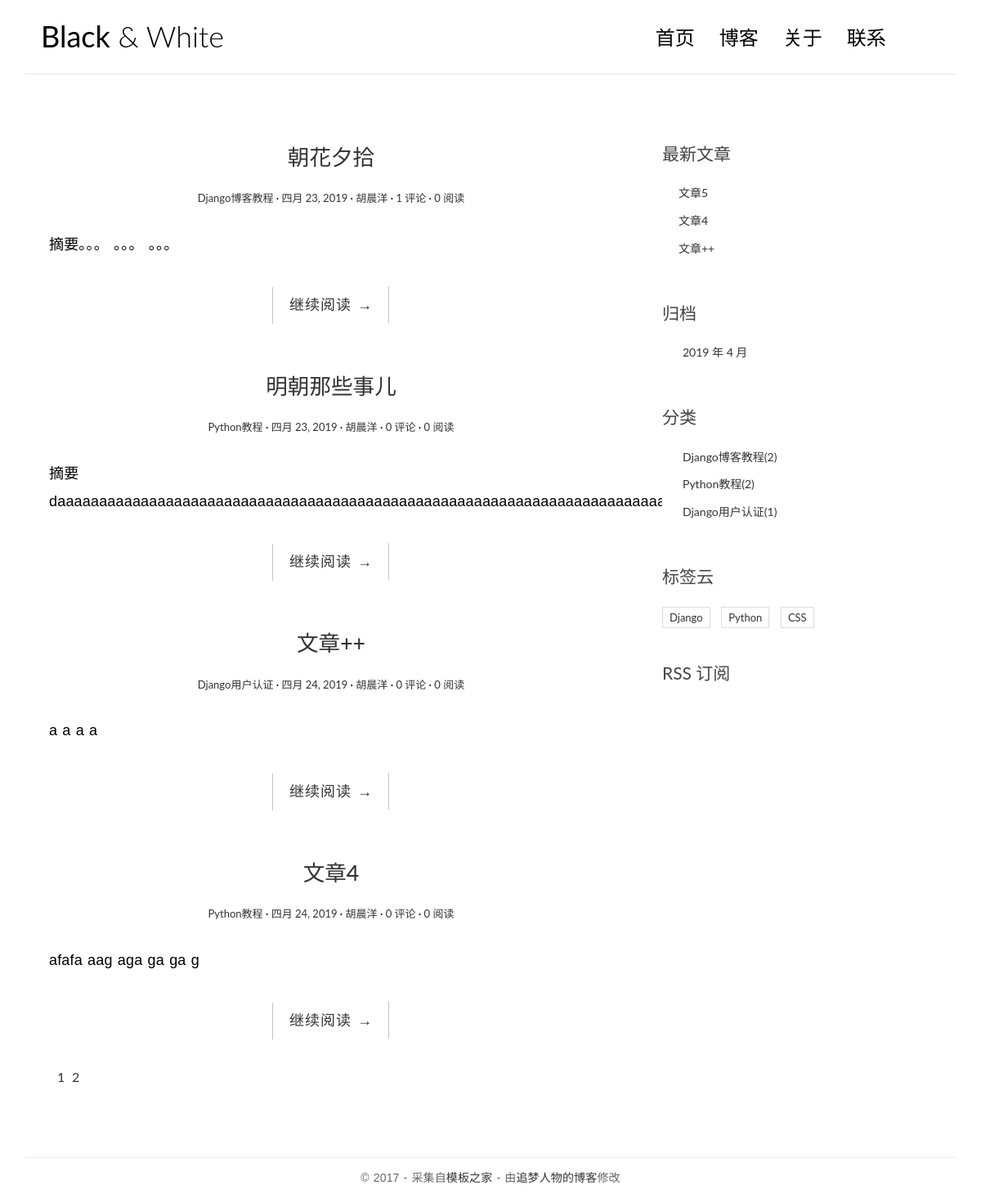
Page /blog/1/ on the committed database.
### blog/models.py (models this page shows, shortened)
class Article(models.Model):
    atitle = models.CharField(max_length=50)
    create_time = models.DateField(auto_now_add=True)
    author = models.CharField(max_length=20)
    read_count = models.IntegerField(default=0)
    abstract = models.TextField()
    content = models.TextField()
    aclassify = models.ForeignKey('Classify', on_delete=models.CASCADE)
    def __str__(self):
        return self.atitle

class Classify(models.Model):
    fname = models.CharField(max_length=20)

class Comment(models.Model):
    cname = models.CharField(max_length=20)
    email = models.EmailField()
    address = models.CharField(max_length=50)
    comcontent = models.TextField()
    carticle = models.ForeignKey('Article', on_delete=models.CASCADE)

class Label(models.Model):
    lname = models.CharField(max_length=20)
    larticle = models.ManyToManyField(to='Article')

### blog/views.py (the view)
# urls.py: url(r'^(\d+)/$', views.index, name='index'),
def index(request, i):
    article_all = Article.objects.all()
    articles = article_all[(int(i)-1)*4:(int(i)-1)*4+4]
    print(articles, articles[0].create_time.year)
    articles1 = article_all[len(article_all) - 3:len(article_all) + 1]
    l1 = []
    for art in article_all:
        l1.append(str(art.create_time.year)+' 年 '+str(art.create_time.month)+' 月')
    l2 = list(set(l1))
    l2.sort(key=l1.index)
    l3 = []
    for i in range(int(len(article_all)/4)+1):
        l3.append(str(i+1))
    classifies = Classify.objects.all()
    labels = Label.objects.all()
    comments = Comment.objects.all()
    context = {'articles': articles, 'article_all': article_all, 'articles1': articles1, 'date': l2, 'page':l3,'classifies': classifies, 'labels': labels, 'comments':comments}
    return render(request, 'blog/index.html', context)

### templates/blog/index.html (shortened to what this page needs)
<!DOCTYPE html>
<html>
<head>
    <link rel="stylesheet" href="/static/css/bootstrap.min.css">
    <link rel="stylesheet" href="http://code.ionicframework.com/ionicons/2.0.1/css/ionicons.min.css">
    <link rel="stylesheet" href="/static/css/pace.css">
    <link rel="stylesheet" href="/static/css/custom.css">
</head>
<body>
<div class="container">
    <header id="site-header">
        <div class="row">
            <div class="col-md-4 col-sm-5 col-xs-8">
                <div class="logo">
                    <h1><a href="index.html"><b>Black</b> &amp; White</a></h1>
                </div>
            </div>
            <div class="col-md-8 col-sm-7 col-xs-4">
                <nav class="main-nav" role="navigation">
                    <div class="collapse navbar-collapse" id="bs-example-navbar-collapse-1">
                        <ul class="nav navbar-nav navbar-right">
                            <li class="cl-effect-11"><a href="index.html" data-hover="首页">首页</a></li>
                            <li class="cl-effect-11"><a href="full-width.html" data-hover="博客">博客</a></li>
                            <li class="cl-effect-11"><a href="about.html" data-hover="关于">关于</a></li>
                            <li class="cl-effect-11"><a href="contact.html" data-hover="联系">联系</a></li>
                        </ul>
                    </div>
                </nav>
            </div>
        </div>
    </header>
</div>
<div class="content-body">
    <div class="container">
        <div class="row">
            <main class="col-md-8">
                {% for article in articles %}
                <article class="post post-1">
                    <header class="entry-header">
                        <h1 class="entry-title">
                            <a href="{% url 'blog:single' article.id %}">{{article.atitle}}</a>
                        </h1>
                        <div class="entry-meta">
                            {% for class in classifies %}
                                {% if class.id == article.aclassify_id %}
                                    <span class="post-category"><a href="#">{{class.fname}}</a></span>
                                {% endif %}
                            {% endfor %}
                            <span class="post-date"><a href="#"><time class="entry-date"
                                                                      datetime="2012-11-09T23:15:57+00:00">{{article.create_time}}</time></a></span>
                            <span class="post-author"><a href="#">{{article.author}}</a></span>
                            <span class="comments-link"><a href="#">{{article.comment_set.all|length}} 评论</a></span>
                            <span class="views-count"><a href="#">{{article.read_count}} 阅读</a></span>
                        </div>
                    </header>
                    <div class="entry-content clearfix">
                        <p>{{article.abstract}}</p>
                        <div class="read-more cl-effect-14">
                            <a href="#" class="more-link">继续阅读 <span class="meta-nav">→</span></a>
                        </div>
                    </div>
                </article>
                {% endfor %}
                <div class="pagination">
                    <ul>
                        {% for i in page %}
                            <li><a href="{% url 'blog:index' i %}">{{i}}</a></li>
                        {% endfor%}
                    </ul>
                </div>
            </main>
            <aside class="col-md-4">
                <div class="widget widget-recent-posts">
                    <h3 class="widget-title">最新文章</h3>
                    <ul>
                        {% for article in articles1 reversed %}
                            <li>
                                <a href="{% url 'blog:single' article.id %}">{{article.atitle}}</a>
                            </li>
                        {% endfor %}
                    </ul>
                </div>
                <div class="widget widget-archives">
                    <h3 class="widget-title">归档</h3>
                    <ul>
                        {% for i in date%}
                            <li>
                            <a href="#">{{i}}</a>
                            </li>
                        {% endfor %}
                    </ul>
                </div>
                <div class="widget widget-category">
                    <h3 class="widget-title">分类</h3>
                    <ul>
                        {% for i in classifies %}
                            <li>
                                <a href="{% url 'blog:classify' i.id %}">{{i.fname}}<span class="post-count">({{i.article_set.all|length}})</span></a>
                            </li>
                        {% endfor %}
                    </ul>
                </div>
                <div class="widget widget-tag-cloud">
                    <h3 class="widget-title">标签云</h3>
                    <ul>
                        {% for label in labels%}
                            <li>
                                <a href="#">{{label.lname}}</a>
                            </li>
                        {% endfor %}
                    </ul>
                </div>
                <div class="rss">
                    <a href=""> RSS 订阅</a>
                </div>
            </aside>
        </div>
    </div>
</div>
<footer id="site-footer">
    <div class="container">
        <div class="row">
            <div class="col-md-12">
                <p class="copyright">&copy 2017 - 采集自<a href="http://www.cssmoban.com/"
                                                        target="_blank" title="模板之家">模板之家</a>
                    - 由<a href="http://zmrenwu.com/" title="网页模板" target="_blank">追梦人物的博客</a>修改
                </p>
            </div>
        </div>
    </div>
</footer>
</body>
</html>

### static/css/custom.css (style rules this page uses)
* { outline: none; }
h1, h2, h3, h4, h5, h6 { margin-top: 0; }
b { font-weight: 400; }
a { color: #333; }
body { color: #444; font-family: 'Lato', sans-serif; }
p { font-family: 'Ubuntu', sans-serif; font-weight: 400; word-spacing: 1px; letter-spacing: 0.01em; }
#site-header { background-color: #FFF; padding: 25px 20px; margin-bottom: 40px; border-bottom: 1px solid #e7e7e7; }
.logo h1 a { color: #000; }
.logo h1 { margin: 0; font-family: 'Lato', sans-serif; font-weight: 300; }
.main-nav { margin-top: 11px; max-width: 95%; }
.main-nav a { color: #000000 !important; padding: 0 0 5px 0 !important; margin-right: 30px; font-family: 'Lato', sans-serif; font-weight: 300; font-size: 24px; }
.cl-effect-11 a { padding: 10px 0; color: #0972b4; text-shadow: none; }
.cl-effect-11 a::before { position: absolute; top: 0; left: 0; overflow: hidden; padding: 0 0 5px 0 !important; max-width: 0; border-bottom: 1px solid #000; color: #000; content: attr(data-hover); white-space: nowrap; -webkit-transition: max-width 0.5s; -moz-transition: max-width 0.5s; transition: max-width 0.5s; }
.content-body { padding-bottom: 4em; }
.post { background: #fff; padding: 30px 30px 0; }
.entry-title { text-align: center; font-size: 1.9em; margin-bottom: 20px; line-height: 1.6; padding: 10px 20px 0; }
.entry-meta { text-align: center; color: #DDDDDD; font-size: 13px; margin-bottom: 30px; }
.entry-content { font-size: 18px; line-height: 1.9; font-weight: 300; color: #000; }
.post-category::after, .post-date::after, .post-author::after, .comments-link::after { content: ' ·'; color: #000; }
.read-more { font-family: 'Ubuntu', sans-serif; font-weight: 400; word-spacing: 1px; letter-spacing: 0.01em; text-align: center; margin-top: 20px; }
.cl-effect-14 a { padding: 0 20px; height: 45px; line-height: 45px; position: relative; display: inline-block; margin: 15px 25px; letter-spacing: 1px; font-weight: 400; text-shadow: 0 0 1px rgba(255, 255, 255, 0.3); }
.cl-effect-14 a::before, .cl-effect-14 a::after { position: absolute; width: 45px; height: 1px; background: #C3C3C3; content: ''; -webkit-transition: all 0.3s; -moz-transition: all 0.3s; transition: all 0.3s; pointer-events: none; }
.cl-effect-14 a::before { top: 0; left: 0; -webkit-transform: rotate(90deg); -moz-transform: rotate(90deg); transform: rotate(90deg); -webkit-transform-origin: 0 0; -moz-transform-origin: 0 0; transform-origin: 0 0; }
.cl-effect-14 a::after { right: 0; bottom: 0; -webkit-transform: rotate(90deg); -moz-transform: rotate(90deg); transform: rotate(90deg); -webkit-transform-origin: 100% 0; -moz-transform-origin: 100% 0; transform-origin: 100% 0; }
.widget { background: #fff; padding: 30px 0 0; }
.widget-title { font-size: 1.5em; margin-bottom: 20px; line-height: 1.6; padding: 10px 0 0; font-weight: 400; }
.widget-recent-posts ul { padding: 0; margin: 0; padding-left: 20px; }
.widget-recent-posts ul li { list-style-type: none; position: relative; line-height: 170%; margin-bottom: 10px; }
.widget-recent-posts ul li::before { content: '\f3d3'; font-family: "Ionicons"; position: absolute; left: -17px; top: 3px; font-size: 16px; color: #000; }
.widget-archives ul { padding: 0; margin: 0; padding-left: 25px; }
.widget-archives ul li { list-style-type: none; position: relative; line-height: 170%; margin-bottom: 10px; }
.widget-archives ul li::before { content: '\f3f3'; font-family: "Ionicons"; position: absolute; left: -25px; top: 1px; font-size: 16px; color: #000; }
.widget-category ul { padding: 0; margin: 0; padding-left: 25px; }
.widget-category ul li { list-style-type: none; position: relative; line-height: 170%; margin-bottom: 10px; }
.widget-category ul li::before { content: '\f3fe'; font-family: "Ionicons"; position: absolute; left: -25px; top: 1px; font-size: 18px; color: #000; }
.widget-tag-cloud ul { padding: 0; margin: 0; margin-right: -10px; }
.widget-tag-cloud ul li { list-style-type: none; font-size: 13px; display: inline-block; margin-right: 10px; margin-bottom: 10px; padding: 3px 8px; border: 1px solid #ddd; }
.rss { font-size: 21px; margin-top: 30px; }
.rss a { color: #444; }
#site-footer { padding-top: 10px; padding: 0 0 1.5em 0; }
.copyright { text-align: center; padding-top: 1em; margin: 0; border-top: 1px solid #eee; color: #666; }
.pagination ul { list-style: none; }
.pagination ul li { display: inline-block; font-size: 16px; margin-right: 5px; }

### rows in the picture
Article: atitle "朝花夕拾", create_time "四月 23, 2019", author "胡晨洋", comment_set.all|length "1", read_count "0", abstract "摘要。。。 。。。 。。。"
Classify: fname "Django博客教程", article_set.all|length "2"
Article: atitle "明朝那些事儿", create_time "四月 23, 2019", author "胡晨洋", comment_set.all|length "0", read_count "0", abstract "摘要daaaaaaaaaaaaaaaaaaaaaaaaaaaaaaaaaaaaaaaaaaaaaaaaaaaaaaaaaaaaaaaaaaaaaaaaaaaaaaaaaaaaaaaaaaaaf"
Classify: fname "Python教程", article_set.all|length "2"
Article: atitle "文章++", create_time "四月 24, 2019", author "胡晨洋", comment_set.all|length "0", read_count "0", abstract "a a a a"
Classify: fname "Django用户认证", article_set.all|length "1"
Article: atitle "文章4", create_time "四月 24, 2019", author "胡晨洋", comment_set.all|length "0", read_count "0", abstract "afafa aag aga ga ga g"
Article: atitle "文章5"
Label: lname "Django"
Label: lname "Python"
Label: lname "CSS"

### other values in the picture
{{ i }} "1" "2"
{{ i }} "2019 年 4 月"
